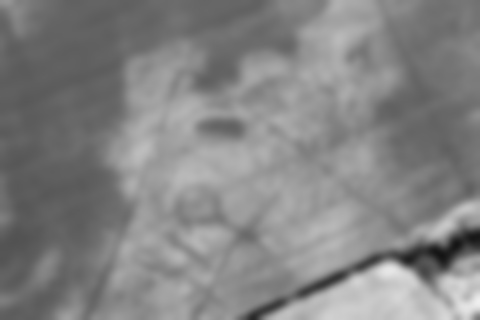
#> input picture Degraded Images/Sample Two Blurred.jpeg, 480 x 320 px; the run also reads 1 picture not shown here
$ python 'Preprocessing - Contrast and Noise.py'
#> lines starting #> are read from the running program, lines starting #| are printed output that depends on the picture; after the words box and inside, x2 and y2 are one past the last pixel; in counts of white or black regions, pixels touching at a corner belong together
#> further down, img is the input picture: shape (320, 480); min 19, max 239, mean 131.3
### SaltPepperNoise.py

import random
import cv2

def add_noise(img):

    # Getting the dimensions of the image
    row , col = img.shape
#> row = 320; col = 480

    # Randomly pick some pixels in the
    # image for coloring them white
    # Pick a random number between 300 and 10000
    number_of_pixels = random.randint(300, 10000)
    for i in range(number_of_pixels):

        # Pick a random y coordinate
        y_coord=random.randint(0, row - 1)

        # Pick a random x coordinate
        x_coord=random.randint(0, col - 1)

        # Color that pixel to white
        img[y_coord][x_coord] = 255
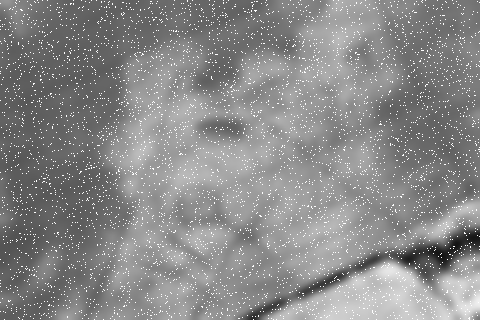
#> img: shape (320, 480); 4.21% of pixels changed, all inside (x1, y1, x2, y2) = (0, 0, 480, 320)

    # Randomly pick some pixels in
    # the image for coloring them black
    # Pick a random number between 300 and 10000
    number_of_pixels = random.randint(300 , 10000)
    for i in range(number_of_pixels):

        # Pick a random y coordinate
        y_coord=random.randint(0, row - 1)

        # Pick a random x coordinate
        x_coord=random.randint(0, col - 1)

        # Color that pixel to black
        img[y_coord][x_coord] = 0
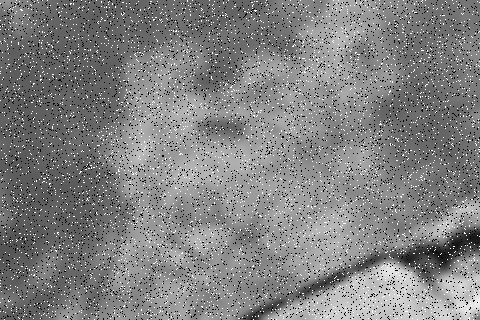
#> img: shape (320, 480); 5.52% of pixels changed, all inside (x1, y1, x2, y2) = (0, 0, 480, 320)

    return img

# salt-and-pepper noise can
# be applied only to grayscale images
# Reading the color image in grayscale image
img = cv2.imread("Degraded Images/Sample Two Blurred.jpeg",0)

#Storing the image
cv2.imwrite('Degraded Images/salt-and-pepper.jpg',
            add_noise(img))

cv2.waitKey()
cv2.destroyAllWindows()

### Preprocessing - Contrast and Noise.py
import cv2
from cv2 import GaussianBlur
from matplotlib.pyplot import yticks
import numpy as np
import matplotlib.pyplot as plt
import SaltPepperNoise as noise

Samp1 = cv2.imread("Degraded Images/Sample One Blurr.jpeg")
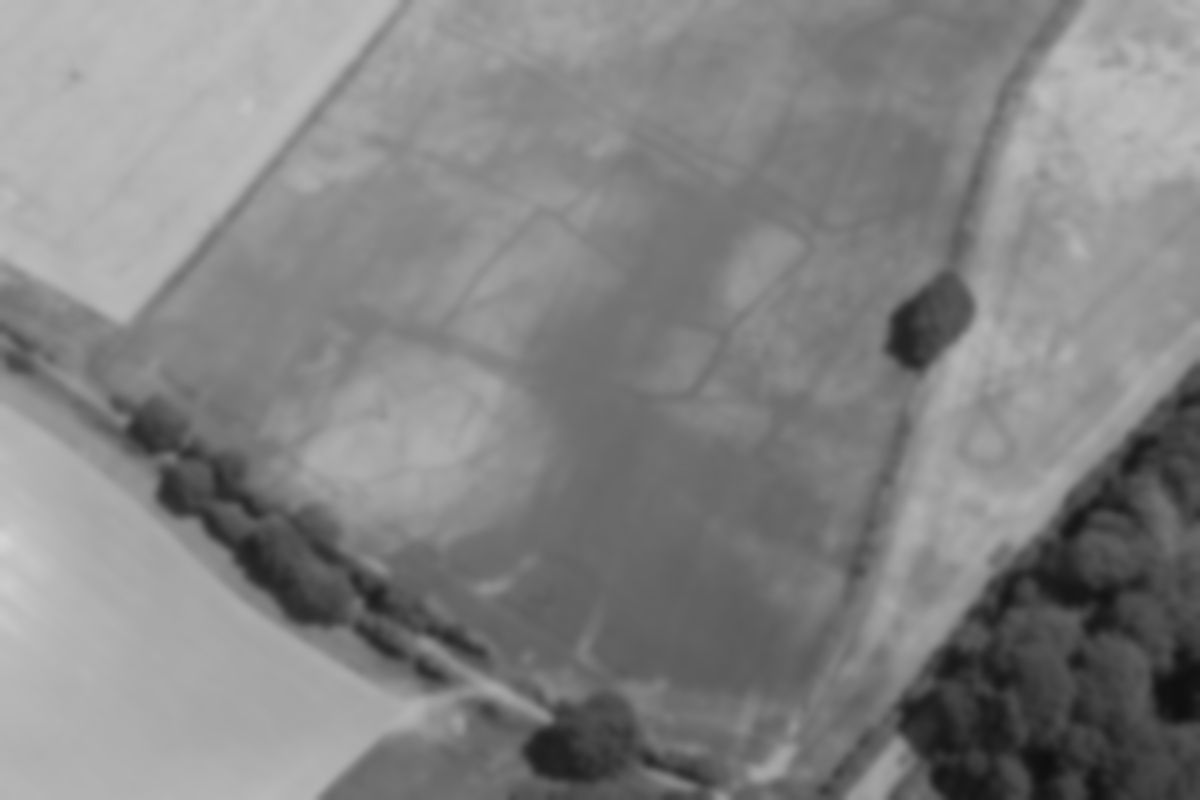
#> input picture Degraded Images/Sample One Blurr.jpeg, 1200 x 800 px
#> Samp1 is the input picture: shape (800, 1200, 3); min 15, max 211, mean 131.2
Samp2 = cv2.imread("Greyscaled/SampleThree.png")

#> (the run stopped early here; a loop or call above may not have finished)
